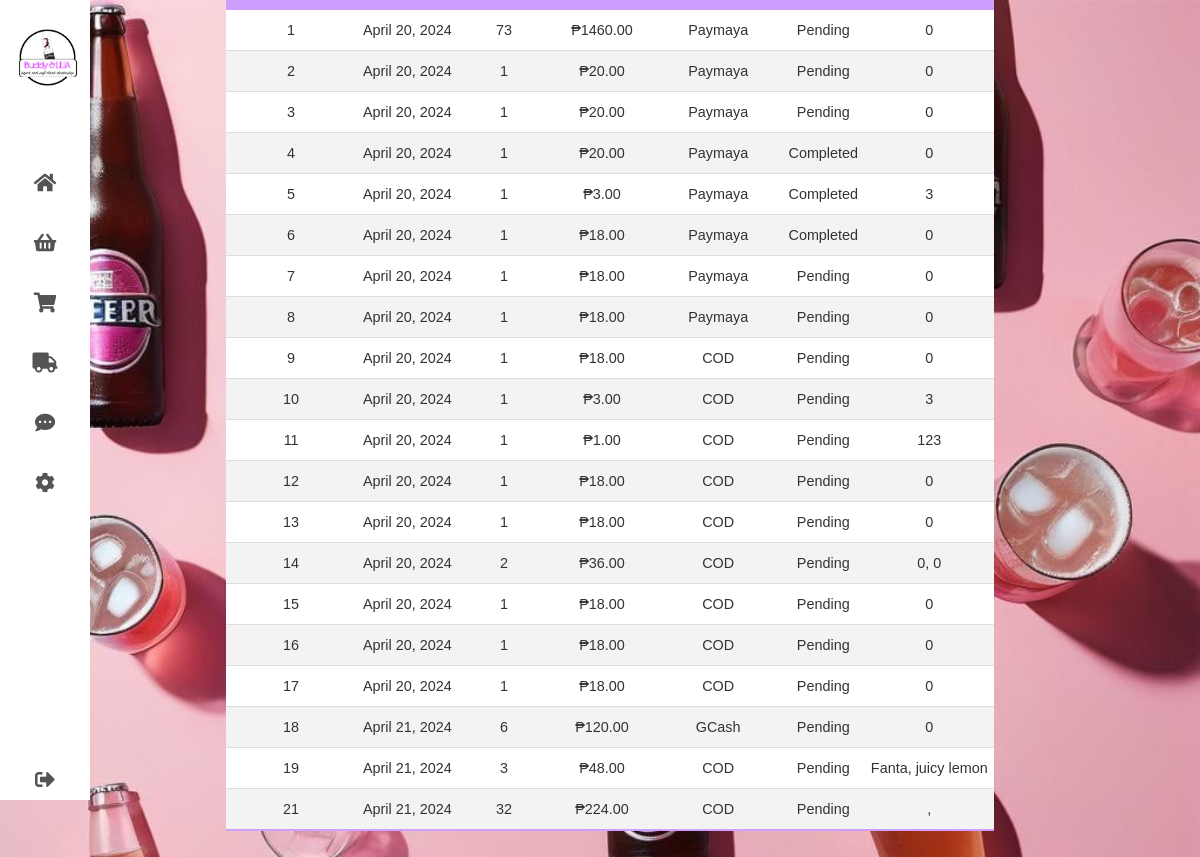
The page /pages/client-transaction.php (signed in) on the database its author committed.
### tables this page shows
CREATE TABLE `tbltransaction` (
  `id` int(11) NOT NULL,
  `user_id` varchar(255) DEFAULT NULL,
  `transaction_date` timestamp NOT NULL DEFAULT current_timestamp(),
  `total_amount` decimal(10,2) DEFAULT NULL,
  `payment_method` varchar(50) DEFAULT NULL,
  `transaction_status` enum('Pending','Completed','Cancelled') DEFAULT NULL,
  `archive` tinyint(1) NOT NULL
);

### pages/client-transaction.php (the view, shortened to what this page needs)
<?php
include "../php/header.php";
$user_id = $_SESSION['user_id'];
$select_transactions_query = "SELECT t.id,
                                      DATE_FORMAT(t.transaction_date, '%M %e, %Y') AS formatted_date,
                                      SUM(ti.quantity) AS total_cases,
                                      SUM(ti.product_price * ti.quantity) AS total_price,
                                      t.payment_method,
                                      t.transaction_status,
                                      GROUP_CONCAT(ti.product_name SEPARATOR ', ') AS items
                                FROM tbltransaction t
                                INNER JOIN tbltransaction_items ti ON t.id = ti.transaction_id
                                WHERE t.user_id = ?
                                GROUP BY t.id";
$stmt_transactions = $conn->prepare($select_transactions_query);
$stmt_transactions->bind_param("s", $user_id);
$stmt_transactions->execute();
$transactions_result = $stmt_transactions->get_result();
?>
<!DOCTYPE html>
<html lang="en">
<head>
  <link rel="stylesheet" href="../css/navbar.css" />
  <link rel="stylesheet" href="../css/client-dashboard.css" />
  <link rel="stylesheet" href="../css/search-bar.css" />
  <link rel="stylesheet" href="../css/table.css" />
  <link rel="stylesheet" href="https://cdnjs.cloudflare.com/ajax/libs/font-awesome/5.15.4/css/all.min.css"/>
</head>
<body style="background-image: url('../images/dashboard-bg.jpg'); background-size: cover;">
  <div class="container">
    <?php
      include "client-navbar.php";
    ?>
    <div class="content">
    <table class="content-table" id="dataTable">
        <thead>
            <tr>
                <th>Tracking Number</th>
                <th>Date</th>
                <th>Total Cases</th>
                <th>Total Amount</th>
                <th>Payment Method</th>
                <th>Status</th>
                <th>Items</th>
            </tr>
        </thead>
        <tbody>
            <?php
            while ($transaction_row = $transactions_result->fetch_assoc()) {
                echo "<tr>";
                echo "<td>" . $transaction_row['id'] . "</td>";
                echo "<td>" . $transaction_row['formatted_date'] . "</td>";
                echo "<td>" . $transaction_row['total_cases'] . "</td>";
                echo "<td>₱" . $transaction_row['total_price'] . "</td>";
                if($transaction_row['payment_method'] === "cash_on_delivery"){
                    echo "<td>COD</td>";
                }
                else if($transaction_row['payment_method'] === "gcash"){
                    echo "<td>GCash</td>";
                }
                else{
                    echo "<td>Paymaya</td>";
                }
                echo "<td>" . $transaction_row['transaction_status'] . "</td>";
                echo "<td>" . $transaction_row['items'] . "</td>";
                echo "</tr>";
            }
            ?>
        </tbody>
    </table>
    </div>
  </div>
</body>
</html>

### css/navbar.css (style rules this page uses)
* { margin: 0; padding: 0; outline: none; border: none; text-decoration: none; box-sizing: border-box; font-family: "Poppins", sans-serif; }
body { background: rgb(226, 226, 226); font-size: 16px; color: #333; }
.container { display: flex; }
table thead tr { color: #fff; background: #34AF6D; text-align: left; font-weight: bold; }
.container { display: flex; flex-direction: column; justify-content: center; align-items: center; height: 100vh; }

### css/client-dashboard.css (style rules this page uses)
.container { display: flex; flex-direction: column; justify-content: center; align-items: center; height: 100vh; }
.content { text-align: center; color: #fff; padding: 0 20px; }

### css/table.css (style rules this page uses)
* { font-family: sans-serif; }
.content-table { border-collapse: collapse; margin: 30px 10px; font-size: 0.9em; width: 100%; border-radius: 5px; overflow-x: auto; background-color: #ffffff; }
.content-table thead tr { background-color: #CF9FFF; color: #ffffff; text-align: left; font-weight: bold; }
.content-table th, .content-table td { padding: 12px 5px; }
.content-table tbody tr { border-bottom: 1px solid #dddddd; }
.content-table tbody tr:nth-of-type(even) { background-color: #f3f3f3; }
.content-table tbody tr:last-of-type { border-bottom: 2px solid #CF9FFF; }
.content-table td { text-align: center; }

### rows shown on the page
tbltransaction: id "1", formatted_date "April 20, 2024", total_cases "73", total_price "1460.00", payment_method "Paymaya", transaction_status "Pending", items "0"
tbltransaction: id "2", formatted_date "April 20, 2024", total_cases "1", total_price "20.00", payment_method "Paymaya", transaction_status "Pending", items "0"
tbltransaction: id "3", formatted_date "April 20, 2024", total_cases "1", total_price "20.00", payment_method "Paymaya", transaction_status "Pending", items "0"
tbltransaction: id "4", formatted_date "April 20, 2024", total_cases "1", total_price "20.00", payment_method "Paymaya", transaction_status "Completed", items "0"
tbltransaction: id "5", formatted_date "April 20, 2024", total_cases "1", total_price "3.00", payment_method "Paymaya", transaction_status "Completed", items "3"
tbltransaction: id "6", formatted_date "April 20, 2024", total_cases "1", total_price "18.00", payment_method "Paymaya", transaction_status "Completed", items "0"
tbltransaction: id "7", formatted_date "April 20, 2024", total_cases "1", total_price "18.00", payment_method "Paymaya", transaction_status "Pending", items "0"
tbltransaction: id "8", formatted_date "April 20, 2024", total_cases "1", total_price "18.00", payment_method "Paymaya", transaction_status "Pending", items "0"
tbltransaction: id "9", formatted_date "April 20, 2024", total_cases "1", total_price "18.00", payment_method "COD", transaction_status "Pending", items "0"
tbltransaction: id "10", formatted_date "April 20, 2024", total_cases "1", total_price "3.00", payment_method "COD", transaction_status "Pending", items "3"
tbltransaction: id "11", formatted_date "April 20, 2024", total_cases "1", total_price "1.00", payment_method "COD", transaction_status "Pending", items "123"
tbltransaction: id "12", formatted_date "April 20, 2024", total_cases "1", total_price "18.00", payment_method "COD", transaction_status "Pending", items "0"
tbltransaction: id "13", formatted_date "April 20, 2024", total_cases "1", total_price "18.00", payment_method "COD", transaction_status "Pending", items "0"
tbltransaction: id "14", formatted_date "April 20, 2024", total_cases "2", total_price "36.00", payment_method "COD", transaction_status "Pending", items "0, 0"
tbltransaction: id "15", formatted_date "April 20, 2024", total_cases "1", total_price "18.00", payment_method "COD", transaction_status "Pending", items "0"
tbltransaction: id "16", formatted_date "April 20, 2024", total_cases "1", total_price "18.00", payment_method "COD", transaction_status "Pending", items "0"
tbltransaction: id "17", formatted_date "April 20, 2024", total_cases "1", total_price "18.00", payment_method "COD", transaction_status "Pending", items "0"
tbltransaction: id "18", formatted_date "April 21, 2024", total_cases "6", total_price "120.00", payment_method "GCash", transaction_status "Pending", items "0"
tbltransaction: id "19", formatted_date "April 21, 2024", total_cases "3", total_price "48.00", payment_method "COD", transaction_status "Pending", items "Fanta, juicy lemon"
tbltransaction: id "21", formatted_date "April 21, 2024", total_cases "32", total_price "224.00", payment_method "COD", transaction_status "Pending", items ","
